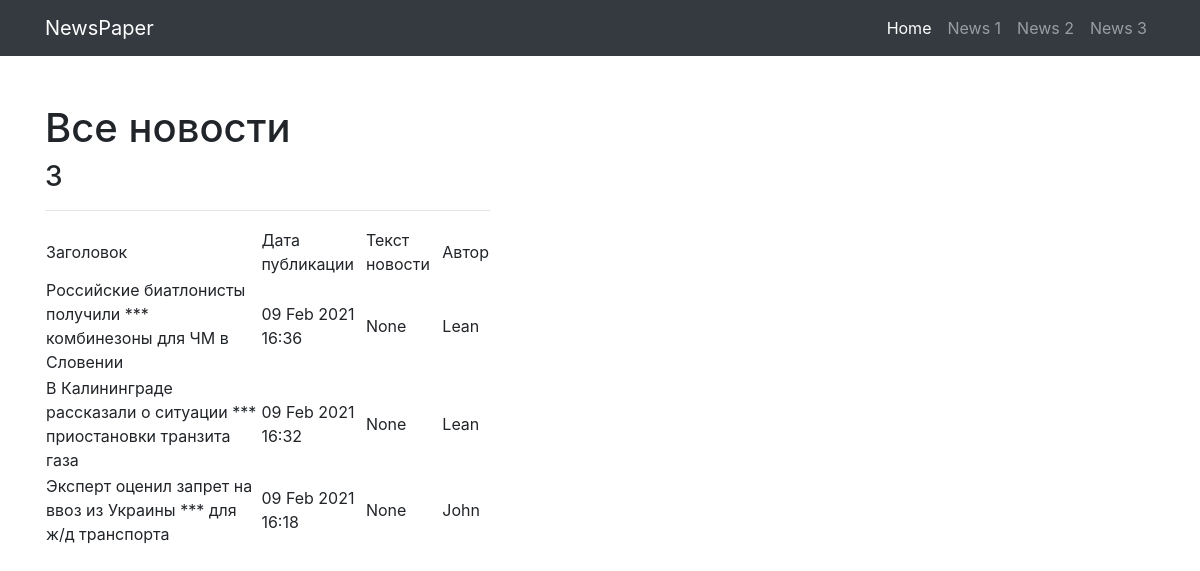
Before: /news/ with the older database file.
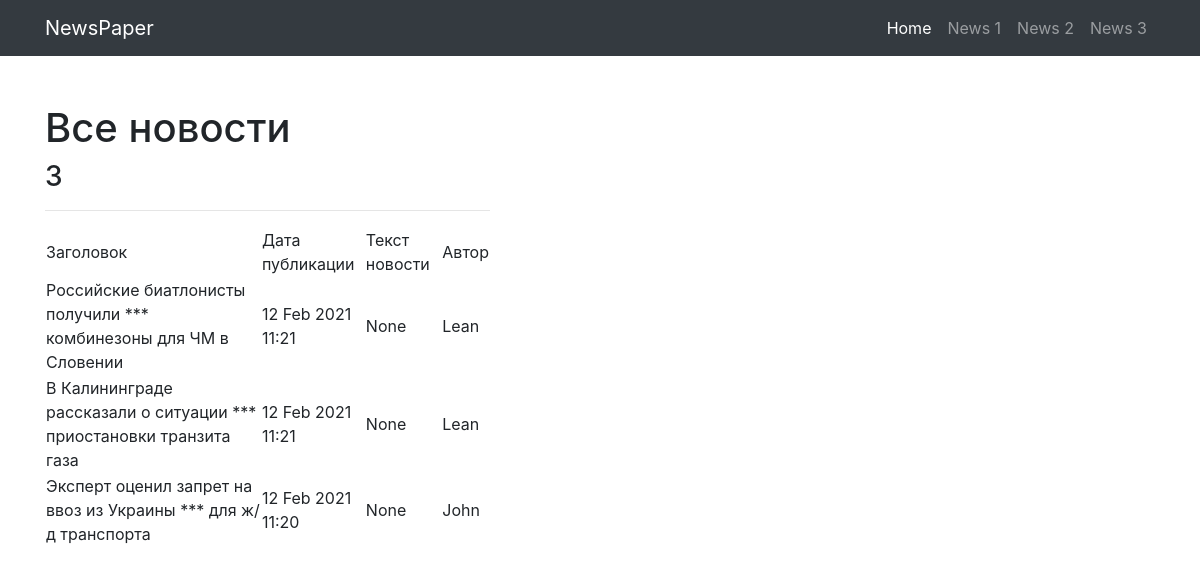
After: the same page with the newer database file.
### news/models.py (models this page shows, shortened)
class Post(models.Model):
    ARTICLE = '1'
    NEWS = '2'
    CHOICE = (
        (ARTICLE, 'Article'),
        (NEWS, 'News'),
    )
    article_or_news = models.CharField('поле с выбором - статья или новость',
                                       max_length=1, choices=CHOICE,
                                       default=ARTICLE)
    date_of_creation_post = models.DateTimeField('дата и время создания', auto_now_add=True)
    header = models.CharField('заголовок статьи или новости', max_length=200)
    post_text = models.TextField('текст статьи или новости')
    post_rating = models.IntegerField('рейтинг статьи или новости', default=0)
    category = models.ManyToManyField(Category, through='PostCategory', null=True, blank=True)
    author = models.ForeignKey(Author, on_delete=models.CASCADE)

class Author(models.Model):
    rating_author = models.IntegerField('рейтинг пользователя', default=0)
    author = models.OneToOneField(User, on_delete=models.CASCADE)

### news/views.py (the view)
# urls.py: path('', PostsList.as_view()),
class PostsList(ListView):
    model = Post
    template_name = 'posts.html'
    context_object_name = 'posts'
    queryset = Post.objects.order_by('-id')

### news/templatetags/Censor.py (called while the page is built)
@register.filter(name='censor')
def censor(value, arg):
    for word in profanity_list:
        if word.lower() in value.lower():
            return value.replace(word, arg)

### templates/posts.html (shortened to what this page needs)
{% extends 'flatpages/default.html' %}
{% load Censor %}
{% block content %}
<h1>Все новости</h1>
<h3>{{posts |length}}</h3>
<hr>
    {% if posts %}
         <table>
            <tr>
                <td>
                    Заголовок
                </td>
                <td>
                    Дата публикации
                </td>
                <td>
                    Текст новости
                </td>
                <td>
                    Автор
                </td>
            </tr>
    {% for post in posts %}
        <tr>
            <td>
                {{ post.header |censor:'***' }}
            </td>
            <td>
                {{post.date_of_creation_post |date:'d M Y H:i'}}
            </td>
            <td>
                {% if post.article_or_news == '1' %}
                    {{ post.post_text |censor:'***'|truncatechars:50  }}
                {% else %}
                    {{ post.post_text |censor:'***'}}
                {% endif %}
            </td>
            <td>
                {{ post.author.author }}
            </td>
        </tr>
    {% endfor %}
        </table>
    {% else %}
        <h2>Новостей нет!</h2>
    {% endif %}
{% endblock content %}

### templates/flatpages/default.html (shortened to what this page needs)
{% load static %}
<!DOCTYPE html>
<html lang="en">
<head>
  <link href= "{% static 'vendor/bootstrap/css/bootstrap.min.css' %}" rel="stylesheet">
  <link href="{% static 'css/small-business.css' %}" rel="stylesheet">
</head>
<body>
  <nav class="navbar navbar-expand-lg navbar-dark bg-dark fixed-top">
    <div class="container">
      <a class="navbar-brand" href="/news">NewsPaper</a>
      <div class="collapse navbar-collapse" id="navbarResponsive">
        <ul class="navbar-nav ml-auto">
          <li class="nav-item active">
            <a class="nav-link" href="/news">Home
            </a>
          </li>
          <li class="nav-item">
            <a class="nav-link" href="/news/1">News 1</a>
          </li>
          <li class="nav-item">
            <a class="nav-link" href="/news/2">News 2</a>
          </li>
           <li class="nav-item">
            <a class="nav-link" href="/news/3">News 3</a>
          </li>
        </ul>
      </div>
    </div>
  </nav>
  <div class="container">
    <div class="row align-items-center my-5">
      <div class="col-lg-5">
        {% block content %}{% endblock content %}
      </div>
    </div>
</div>
</body>
</html>

### static/css/small-business.css (style rules this page uses)
body { padding-top: 56px; }

Changed rows visible on the page:
changed Post "Российские биатлонисты получили *** комбинезоны для ЧМ в Словении": date_of_creation_post "09 Feb 2021 16:36" → "12 Feb 2021 11:21"
changed Post "В Калининграде рассказали о ситуации *** приостановки транзита газа": date_of_creation_post "09 Feb 2021 16:32" → "12 Feb 2021 11:21"
changed Post "Эксперт оценил запрет на ввоз из Украины *** для ж/д транспорта": date_of_creation_post "09 Feb 2021 16:18" → "12 Feb 2021 11:20"
